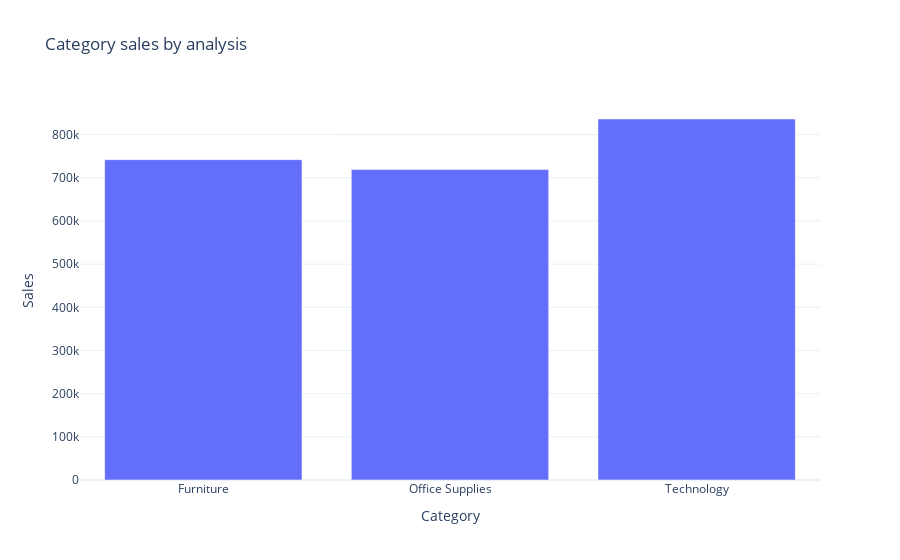

Notebook source saved alongside this figure:
### Markdown cell above
# 2. You need to analyze sales based on product categories and determine which category has the lowest sales and which category has the highest sales.

### Code cell
sales_by_category = df.groupby('Category')['Sales'].sum().reset_index()
fig = px.bar(sales_by_category,
              x = 'Category',
              y = 'Sales',
              title = 'Category sales by analysis')
fig.show()

### Figure 1 — Plotly figure (JSON) as saved in the notebook; plotly's stock layout.template omitted (floating-point values rounded to 4 significant figures)
{"data": [{"alignmentgroup": "True", "hovertemplate": "Category=%{x}<br>Sales=%{y}<extra></extra>", "legendgroup": "", "marker": {"color": "#636efa", "pattern": {"shape": ""}}, "name": "", "offsetgroup": "", "orientation": "v", "showlegend": false, "textposition": "auto", "type": "bar", "x": ["Furniture", "Office Supplies", "Technology"], "xaxis": "x", "y": [742000.0, 719000.0, 836200.0], "yaxis": "y"}], "layout": {"autosize": true, "barmode": "relative", "legend": {"tracegroupgap": 0}, "title": {"text": "Category sales by analysis"}, "xaxis": {"anchor": "y", "autorange": true, "domain": [0, 1], "range": [-0.5, 2.5], "title": {"text": "Category"}, "type": "category"}, "yaxis": {"anchor": "x", "autorange": true, "domain": [0, 1], "range": [0, 880200.0], "title": {"text": "Sales"}, "type": "linear"}}}
